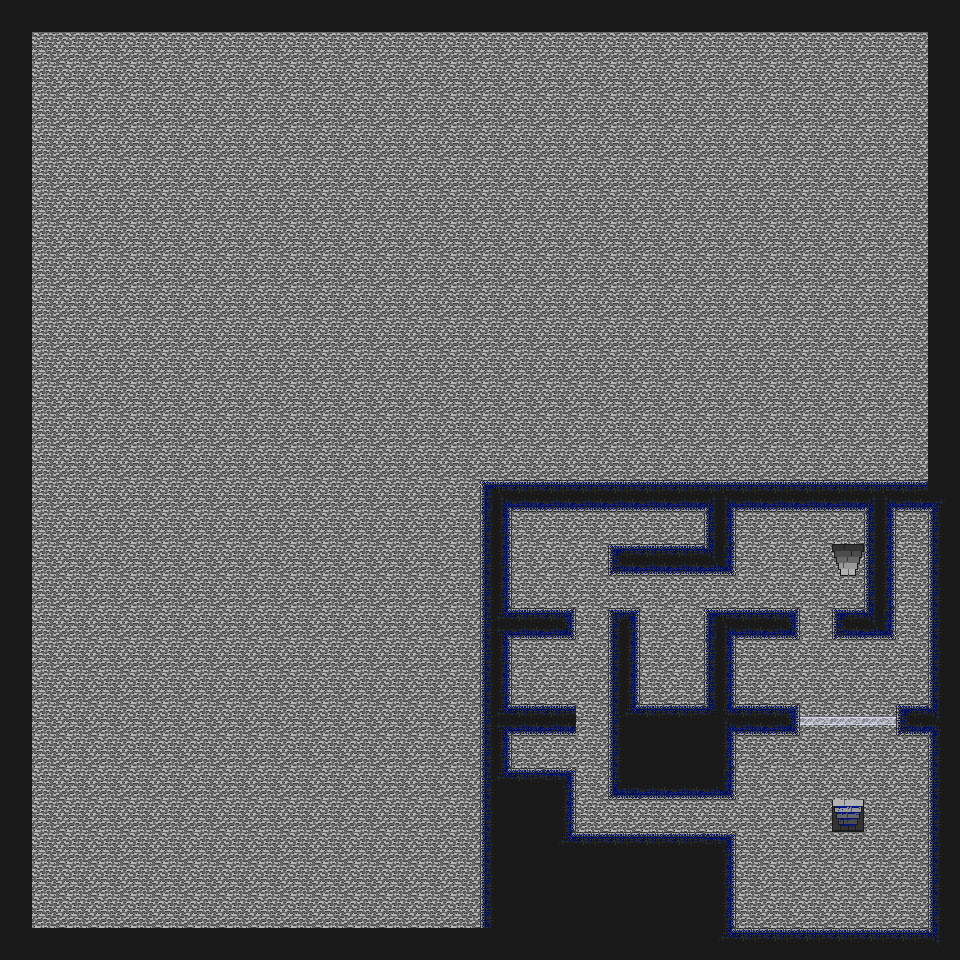

This is a level from a 2D game, rendered from its Tiled map with the project's own tilesets. A one-line summary and the map file follow, with tile-layer data summarised:
An orthogonal 30x30 tile map with 32x32 px tiles, 3 tile layers (Background, Collision, ObjectOverlay), 2 tilesets and 11 objects (3x Stairs, 2x Spawn, 2x SlowDemon, Potion, Demon, ...).

<map version="1.0" orientation="orthogonal" width="30" height="30" tilewidth="32" tileheight="32">
 <properties>
  <property name="Description" value="tower level 3" />
 </properties>
 <tileset firstgid="1" name="Collision" tilewidth="32" tileheight="32">
  <image source="../tileset/tileset.png" width="160" height="320" />
  <tile id="3">
   <properties>
    <property name="Clear" value="" />
   </properties>
  </tile>
 </tileset>
 <tileset firstgid="51" name="Object" tilewidth="32" tileheight="32">
  <image source="../tileset/ObjectTiles.png" width="160" height="320" />
  <tile id="0">
   <properties>
    <property name="type" value="spawn" />
   </properties>
  </tile>
 </tileset>
 <layer name="Background" width="30" height="30">
  <data>[900 cells, 900 non-empty, 1 distinct tile ids]</data>
 </layer>
 <layer name="Collision" width="30" height="30">
  <data>[900 cells, 208 non-empty, 24 distinct tile ids]</data>
 </layer>
 <layer name="ObjectOverlay" width="30" height="30">
  <data>[900 cells, 3 non-empty, 3 distinct tile ids]</data>
 </layer>
 <objectgroup name="Object Layer 1" width="30" height="30">
  <object type="Stairs" gid="56" x="288" y="64" width="32" height="32">
   <properties>
    <property name="NextLevel" value="nextlevel" />
    <property name="NextSpawn" value="nextspawn" />
   </properties>
  </object>
  <object name="StairsToDebug7_2" type="Stairs" gid="66" x="832" y="832" width="32" height="32">
   <properties>
    <property name="NextLevel" value="Debug7.tmx" />
    <property name="NextSpawn" value="FromDebug8_1" />
   </properties>
  </object>
  <object name="FromDebug7_2" type="Spawn" gid="52" x="832" y="800" width="32" height="32" />
  <object name="StairsToDebug9_1" type="Stairs" gid="61" x="832" y="576" width="32" height="32">
   <properties>
    <property name="NextLevel" value="Debug9.tmx" />
    <property name="NextSpawn" value="FromDebug8_2" />
   </properties>
  </object>
  <object name="FromDebug9_1" type="Spawn" gid="52" x="832" y="608" width="32" height="32" />
  <object type="Potion" gid="59" x="896" y="544" width="32" height="32">
   <properties>
    <property name="Recovery" value="40" />
   </properties>
  </object>
  <object type="Demon" gid="54" x="672" y="544" width="32" height="32" />
  <object type="Torch" gid="55" x="576" y="608" width="32" height="32" />
  <object type="SlowDemon" gid="54" x="535" y="559" width="32" height="32" rotation="144.214" />
  <object type="SlowDemon" gid="54" x="573" y="657" width="32" height="32" />
  <object type="Fuel" gid="60" x="736" y="544" width="32" height="32">
   <properties>
    <property name="Recovery" value="50" />
   </properties>
  </object>
 </objectgroup>
</map>
